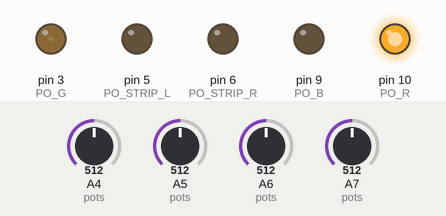
The sketch below on a simulated Arduino Nano, built with avr-gcc and run on an emulated ATmega328P. On the bench: output pins drawn as LEDs (lit = HIGH). The inputs (shaded band) are chosen by the test bench; at power-on: A6 (pots) = 512, A4 (pots) = 512, A5 (pots) = 512, A7 (pots) = 512. What the sketch prints to the serial monitor is not drawn.

Above: at 1.2 s.
1.3 s: A6 (pots) set to 604
2.8 s: A6 (pots) set to 618
At 3.9 s:
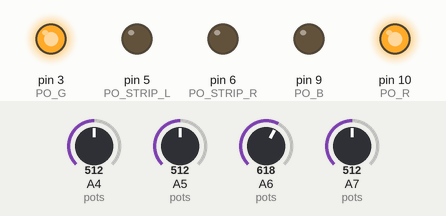
4.3 s: A6 (pots) set to 306
At 4.9 s:
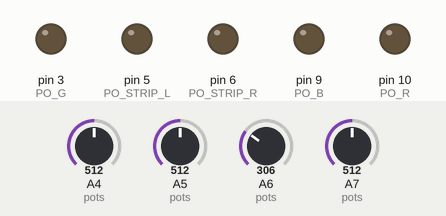
5.8 s: A6 (pots) set to 394
7.3 s: A6 (pots) set to 416
At 8.5 s:
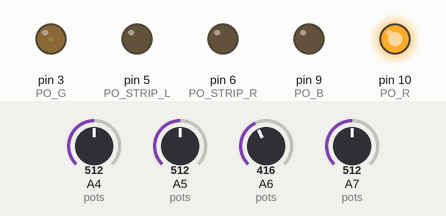
8.8 s: A6 (pots) set to 716
At 9.7 s:
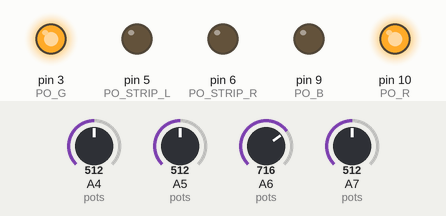
Timing chart, 0 to 11.3 s (numbered marks = the images above; inputs shaded):
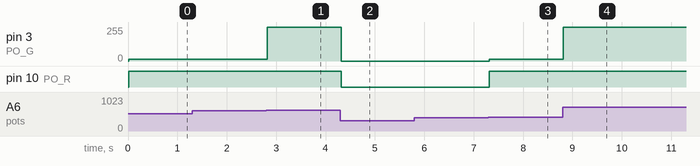

Measured:
- the behaviour switches between 611 and 612 on A6 (pots) (found by bisection; images 0 and 1)
- the behaviour switches between 407 and 408 on A6 (pots) (found by bisection; images 2 and 3)
- after the input at 1.3 s, every drawn part: stays the same
- after the input at 2.8 s, pin 3 (PO_G): 15/255 → 255/255 at once
- after the input at 4.3 s, pin 3 (PO_G): 255/255 → 0/255 at once; pin 10 (PO_R): HIGH → LOW at once
- after the input at 5.8 s, every drawn part: stays the same
- after the input at 7.3 s, pin 3 (PO_G): 0/255 → 15/255 at once; pin 10 (PO_R): LOW → HIGH at once
- after the input at 8.8 s, pin 3 (PO_G): 15/255 → 255/255 at once

The sketch:

desker.ino
```cpp
#include <Adafruit_NeoPixel.h>

/* ------ Pin Definitions ------ */

// Single-channel strip outputs (behind desk)
#define PO_B 9
#define PO_R 10
#define PO_G 3

// Neopixel strip outputs (around screens, above desk)
#define PO_STRIP_L 5
#define PO_STRIP_R 6

// Potentiometer knob analog inputs
#define PI_POT_0 A6
#define PI_POT_1 A7
#define PI_POT_2 A5
#define PI_POT_3 A4

// IR receiver
#define PI_IR 11

/* ------ Predefined Colours ------ */
/*
  Preset colours, as ordered below:
  black/off,
  sunset orange,
  morning green,
  refreshing turqoise,
  edgy pink
*/

uint32_t colors[6] = {
  0x00000000,
  0xFF000000,
  0x2AFF0F00,
  0x14FFFF00,
  0x260AFF2A,
  0x14FF00EE,
};

uint8_t n_colors = 6;

/* ------ Knobs ------ */

uint8_t pots[4] = { PI_POT_0, PI_POT_1, PI_POT_2, PI_POT_3 };
uint8_t pot_positions[4] = {0, 0, 0, 0};

uint8_t n_extras = 0; // Number of additional modes registered to knob positions
uint16_t step_size = 1023/(n_colors + n_extras - 1);

void updatePotPositions() {
  for (int i = 0; i < 4; i++) {
    uint16_t raw = analogRead(pots[i]);
    pot_positions[i] = raw/step_size;

  }
}

/* ------ Colour Functions ------ */
// Extract specified component of 32-bit colour value

uint8_t whiteOf(uint32_t color)
{
  return (color >> 24) & 0xFF;
}

uint8_t redOf(uint32_t color, bool rgb=false)
{
  return rgb ? (color >> 24) & 0xFF :  (color >> 16) & 0xFF;
}

uint8_t greenOf(uint32_t color, bool rgb=false)
{
  return rgb ? (color >> 16) & 0xFF :  (color >> 8) & 0xFF;
}

uint8_t blueOf(uint32_t color, bool rgb=false)
{
  return rgb ? (color >> 8) & 0xFF :  color & 0xFF;
}

/* ------ Strip Classes ------ */
// OO method of strip initialisation

class AugPixel : public Adafruit_NeoPixel
{
  // "Smart" individually-addressable strip
  public:
    AugPixel(uint16_t pixels, uint8_t pin, uint8_t type) : Adafruit_NeoPixel(pixels, pin, type) { }

    void SetRange(uint16_t range[2], uint32_t color)
    {
      for (int i = range[0]; i <= range[1]; i++)
      {
        setPixelColor(i, color);
      }
    }

};

class DumbPixel
{
  // "Dumb" single-channel strip
  public:
    uint8_t pin_red;
    uint8_t pin_green;
    uint8_t pin_blue;

    uint8_t cur_red;
    uint8_t cur_green;
    uint8_t cur_blue;

    DumbPixel(uint8_t pin_r, uint8_t pin_g, uint8_t pin_b)
    {
      pin_red = pin_r;
      pin_green = pin_g;
      pin_blue = pin_b;
    }

    void SetColor(uint32_t color)
    {
      SetColor(redOf(color),greenOf(color),blueOf(color));
    }

    void SetColor(uint8_t r, uint8_t g, uint8_t b)
    {
      cur_red = r;
      cur_green = g;
      cur_blue = b;
    }

    void show()
    {
      analogWrite(pin_red, cur_red);
      analogWrite(pin_green, cur_green);
      analogWrite(pin_blue, cur_blue);
    }
};

/* ------ Strips ------ */

AugPixel strip_l = AugPixel(92, PO_STRIP_L, NEO_GRBW + NEO_KHZ800);
AugPixel strip_r = AugPixel(67, PO_STRIP_R, NEO_GRBW + NEO_KHZ800);
DumbPixel strip_c = DumbPixel(PO_R, PO_G, PO_B);

/* ------ Strip Zones ------ */

uint16_t zone_desk_l[2] = {0, 91};
uint16_t zone_desk_r[2] = {0, 66};
uint16_t zone_rear_l[2] = {32, 59};
uint16_t zone_rear_r[2] = {32, 46};

/* ------ Setter Functions ------ */

void setup()
{
  Serial.begin(9600);
  Serial.println(step_size);
  pinMode(PO_R, OUTPUT);
  pinMode(PO_G, OUTPUT);
  pinMode(PO_B, OUTPUT);
  pinMode(PO_STRIP_L, OUTPUT);
  pinMode(PO_STRIP_R, OUTPUT);
}

void loop()
{
  updatePotPositions();

  for (int i = 4 - 1; i >= 0; i--)
  {
    uint32_t tempCol = 0;
    if (pot_positions[i] < n_colors)
    {
       tempCol = colors[pot_positions[i]];
    }
    // TODO: Extra functionality

    switch(i) {
      case 1:
        strip_l.SetRange(zone_rear_l, tempCol);
        break;
      case 2:
        strip_r.SetRange(zone_rear_r, tempCol);
        break;
      case 3:
        strip_l.SetRange(zone_desk_l, tempCol);
        strip_r.SetRange(zone_desk_r, tempCol);
        break;
      case 0:
      default:
        strip_c.SetColor(tempCol);
    }
  }

  strip_l.show();
  strip_r.show();
  strip_c.show();
}
```
